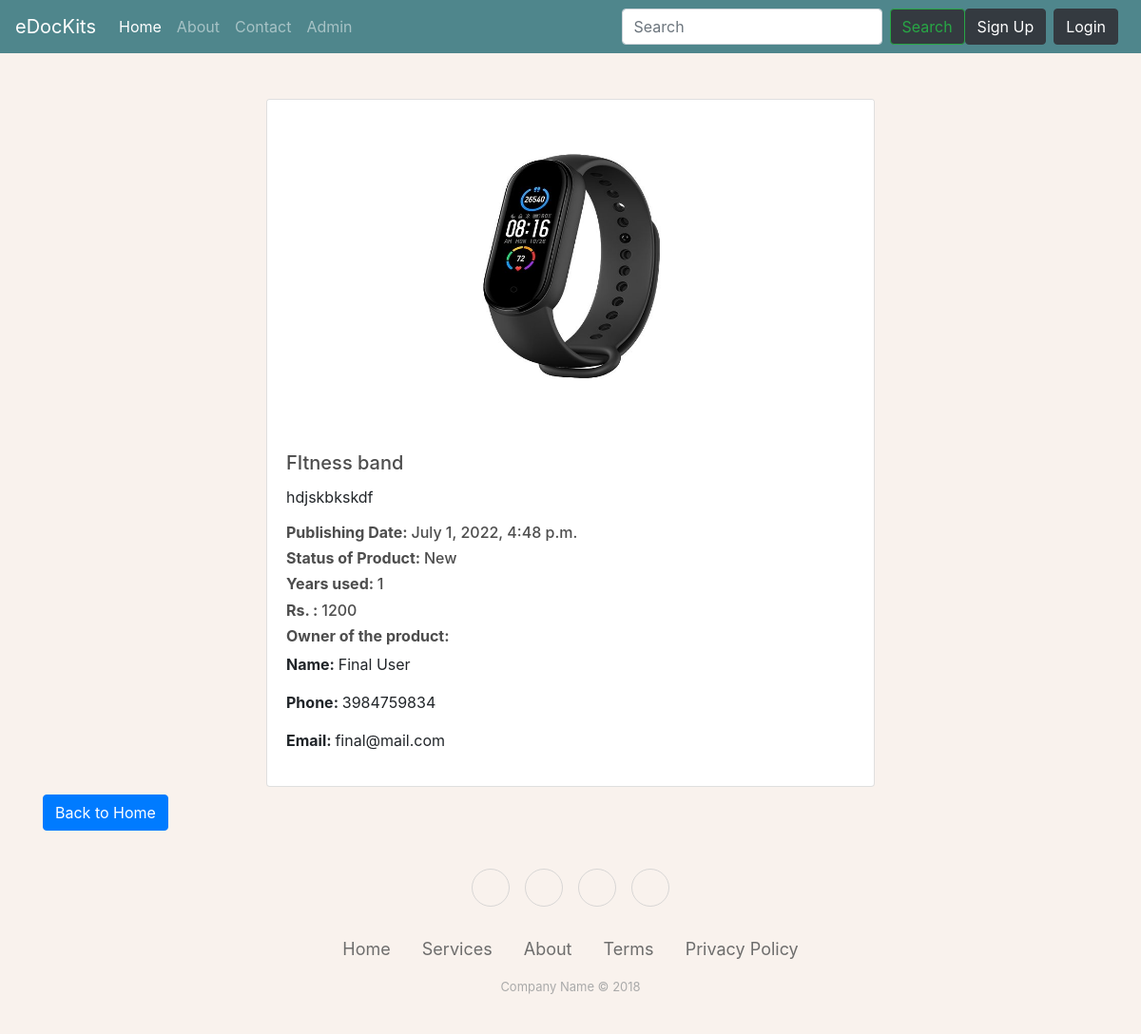
Page /product/38 on the committed database.
### store/models.py (models this page shows, shortened)
class Product(models.Model):
    product_id = models.AutoField(primary_key=True)
    product_name = models.CharField(max_length=50, default="")
    product_description = models.TextField(max_length=500, default="")
    product_category = models.CharField(max_length=50, default="")
    product_price = models.CharField(max_length=50, default="")
    product_publishing_date = models.DateTimeField(default=datetime)
    product_status = models.CharField(max_length=50, default="")
    product_year = models.CharField(max_length=2, default="")
    product_image = models.ImageField(upload_to="images", default="")
    product_listed_by = models.ForeignKey(Seller, on_delete=models.CASCADE, default=None)

class Seller(AbstractUser):
    models.OneToOneField(User, on_delete=models.CASCADE)
    first_name = models.CharField(max_length=50)
    last_name = models.CharField(max_length=50)
    phone = models.CharField(max_length=13)

### store/views.py (the view)
# urls.py: path('product/<int:product_id>', views.product, name='product'),
def product(request, product_id):
    product = Product.objects.get(product_id=product_id)
    context = {'product': product}
    return render(request, 'store/product.html', context)

### store/templates/store/product.html (shortened to what this page needs)
{% extends 'store/home.html' %}
{% load static %}
{% block content %}
    <!DOCTYPE html>
    <html lang="en">
    <head>
        <link rel="stylesheet" type="text/css" href="{% static 'css/main.css' %}">
    </head>
    <body>
    <div class="card mx-auto mt-5" style="width:640px; overflow:hidden">
        <img class="card-img-top" src="/media/{{ product.product_image }}" alt="Card image cap"
             style="width:640px; height:350px">
        <div class="card-body">
            <h5 class="card-title">{{ product.product_name }}</h5>
            <p class="card-text text-sm-left" style="width:540px; overflow:auto">{{ product.product_description }}</p>
            <h6><strong>Publishing Date: </strong>{{ product.product_publishing_date }}</h6>
            <h6><strong>Status of Product: </strong>{{ product.product_status }}</h6>
            <h6><strong>Years used: </strong>{{ product.product_year }}</h6>
            <h6><strong>Rs. : </strong>{{ product.product_price }}</h6>
            <h6><strong>Owner of the product: </strong></h6>
            <p>
                <strong>Name: </strong>{{ product.product_listed_by.first_name }} {{ product.product_listed_by.last_name }}
            </p>
            <p><strong>Phone: </strong> {{ product.product_listed_by.phone }}</p>
            <p><strong>Email: </strong> {{ product.product_listed_by.email }}</p>
        </div>
    </div>
    </body>
    </html>
{% endblock content %}

### static/css/main.css (style rules this page uses)
body { background-color: #d7d71e; }
h1, h2, h3, h4, h5, h6 { color: hsl(0, 0%, 30%); }

### rows in the picture
Product: product_image (picture), product_name "FItness band", product_description "hdjskbkskdf", product_publishing_date "July 1, 2022, 4:48 p.m.", product_status "New", product_year "1", product_price "1200", product_listed_by.first_name "Final", product_listed_by.last_name "User", product_listed_by.phone "3984759834", product_listed_by.email "final@mail.com"
